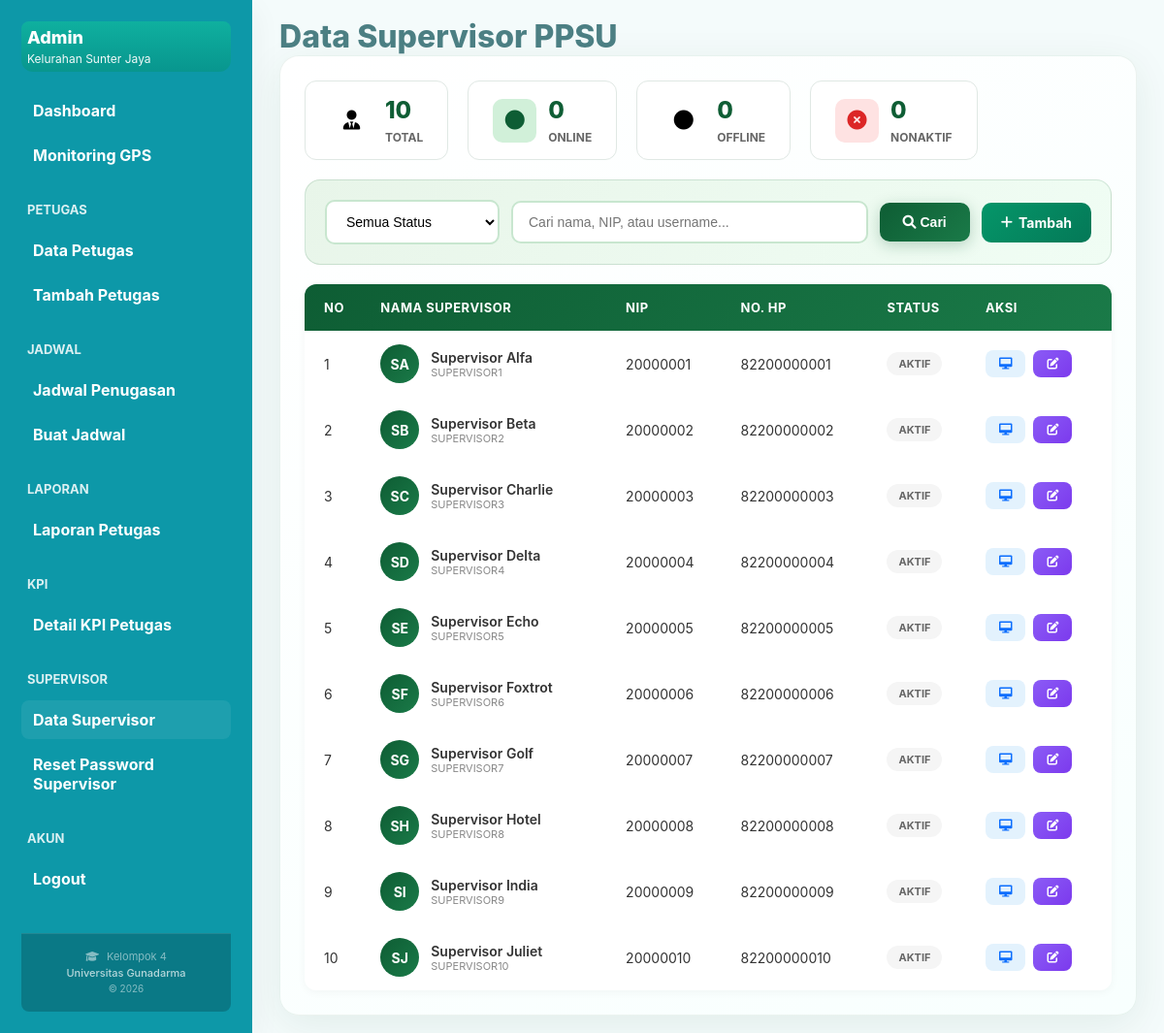
Screenshot of /admin/views/data_supervisor.php (signed in) with the database file from the repository.
### tables this page shows
CREATE TABLE IF NOT EXISTS users (
    id BIGINT PRIMARY KEY AUTO_INCREMENT,
    nip INT(8) UNIQUE,
    name VARCHAR(100) NOT NULL,
    username VARCHAR(50) UNIQUE,
    password_hash VARCHAR(255) NOT NULL,
    role ENUM('admin', 'petugas', 'supervisor') NOT NULL DEFAULT 'petugas',
    status ENUM('aktif', 'nonaktif', 'cuti') NOT NULL DEFAULT 'aktif',
    group_id BIGINT NULL,
    supervisor_id BIGINT NULL,
    phone BIGINT,
    photo_path VARCHAR(255) DEFAULT '/default-avatar.png',
    last_login TIMESTAMP NULL,
    last_activity TIMESTAMP NULL,
    last_status_change TIMESTAMP NULL,
    latitude DECIMAL(10, 8),
    longitude DECIMAL(11, 8),
    last_location_update TIMESTAMP NULL,
    created_at TIMESTAMP DEFAULT CURRENT_TIMESTAMP,
    updated_at TIMESTAMP DEFAULT CURRENT_TIMESTAMP ON UPDATE CURRENT_TIMESTAMP
);

### config/database.php (called while the page is built, shortened)
<?php
class Database {
    private static $instance = null;
    private $connection;
    private function __construct() {
        $this->host = getenv('DB_HOST') ?: '127.0.0.1';
        $this->port = getenv('DB_PORT') ?: '3306';
        $this->dbname = getenv('DB_NAME') ?: 'test';
        $this->username = getenv('DB_USER') ?: 'root';
        $this->password = getenv('DB_PASS') ?: '';
        try {
            $dsn = "mysql:host={$this->host};port={$this->port};dbname={$this->dbname};charset=utf8mb4";
            $this->connection = new PDO($dsn, $this->username, $this->password, [
                PDO::ATTR_ERRMODE => PDO::ERRMODE_EXCEPTION,
                PDO::ATTR_DEFAULT_FETCH_MODE => PDO::FETCH_ASSOC,
                PDO::ATTR_EMULATE_PREPARES => false
            ]);
            $this->connection->exec("SET time_zone = '+07:00'");
        } catch (PDOException $e) {
            error_log("Database Connection Error: " . $e->getMessage());
            die("Database connection failed. Please check your environment configuration.");
        }
    }
    private function loadEnv() {
        $envPath = dirname(__DIR__) . DIRECTORY_SEPARATOR . '.env';
        $lines = file($envPath, FILE_IGNORE_NEW_LINES | FILE_SKIP_EMPTY_LINES);
        foreach ($lines as $line) {
            if (strpos(trim($line), '#') === 0) {
                continue;
            }
            $parts = explode('=', $line, 2);
            if (count($parts) === 2) {
                $key = trim($parts[0]);
            }
        }
    }
    public static function getInstance() {
        if (self::$instance === null) {
            self::$instance = new self();
        }
        return self::$instance;
    }
    public function getConnection() {
        return $this->connection;
    }
}

### admin/controllers/PetugasController.php (called while the page is built, shortened)
<?php
require_once '../../config/database.php';
class PetugasController {
    private $pdo;
    public function __construct() {
        $this->pdo = Database::getInstance()->getConnection();
    }
    public function getPetugasList($filter = [], $page = 1, $limit = 10) {
        try {
            $targetRole = $filter['target_role'] ?? 'petugas';
            if (is_array($targetRole)) {
                $placeholders = [];
                foreach ($targetRole as $k => $r) {
                    $key = ":role_$k";
                    $placeholders[] = $key;
                    $params[$key] = $r;
                }
                $where = ["u.role IN (" . implode(', ', $placeholders) . ")"];
            } else {
                $where = ["u.role = :target_role"];
                $params = [':target_role' => $targetRole];
            }
            $whereClause = $where ? "WHERE " . implode(" AND ", $where) : "";
            $sql = "
                SELECT u.*,
                       COALESCE(z.rw_code, '-') as last_rw,
                       COALESCE(z.name, 'Belum ada zona') as last_zone,
                       CASE WHEN u.last_login > NOW() - INTERVAL 30 MINUTE
                            THEN 'Online'
                            ELSE 'Offline'
                       END as online_status,
                       tz.rw_code as today_rw,
                       tz.name as today_zone,
                       NULL as today_distance_m,
                       NULL as is_outside_zone
                FROM users u
                LEFT JOIN (
                    SELECT s1.user_id, s1.zone_id
                    FROM schedules s1
                    WHERE s1.id = (
                        SELECT s2.id
                        FROM schedules s2
                        WHERE s2.user_id = s1.user_id
                        ORDER BY s2.work_date DESC, s2.id DESC
                        LIMIT 1
                    )
                ) s_latest ON s_latest.user_id = u.id
                LEFT JOIN zones z ON s_latest.zone_id = z.id
                LEFT JOIN (
                    SELECT s3.user_id, z3.rw_code, z3.name
                    FROM schedules s3
                    JOIN zones z3 ON s3.zone_id = z3.id
                    WHERE s3.work_date = CURRENT_DATE
                    AND s3.status = 'active'
                    GROUP BY s3.user_id
                ) tz ON tz.user_id = u.id
                {$whereClause}
                ORDER BY u.status DESC, u.name ASC
                LIMIT :limit OFFSET :offset
            ";
            $stmt = $this->pdo->prepare($sql);
            foreach ($params as $key => $value) {
                $stmt->bindValue($key, $value);
            }
            $offset = ($page - 1) * $limit;
            $stmt->bindValue(':limit', $limit, PDO::PARAM_INT);
            $stmt->bindValue(':offset', $offset, PDO::PARAM_INT);
            $stmt->execute();
            $results = $stmt->fetchAll();
            $countSql = "
                SELECT COUNT(*)
                FROM users u
                {$whereClause}
            ";
            $countStmt = $this->pdo->prepare($countSql);
            foreach ($params as $key => $value) {
                $countStmt->bindValue($key, $value);
            }
            $countStmt->execute();
            $total = $countStmt->fetchColumn();
            return [
                'success' => true,
                'data' => $results,
                'pagination' => [
                    'page' => $page,
                    'limit' => $limit,
                    'total' => $total,
                    'pages' => ceil($total / $limit)
                ]
            ];
        } catch (Exception $e) {
            error_log("Get Petugas List Error: " . $e->getMessage());
            return ['success' => false, 'error' => 'Gagal mengambil data'];
        }
    }
}
?>

### admin/views/data_supervisor.php (the view, shortened to what this page needs)
<?php
require_once '../../config/database.php';
$pdo = Database::getInstance()->getConnection();
require_once '../../admin/controllers/PetugasController.php';
$controller = new PetugasController();
$search = $_GET['search'] ?? '';
$filter = [
    'target_role' => 'supervisor'
];
$page = (int)($_GET['page'] ?? 1);
$limit = (int)($_GET['limit'] ?? 20);
$result = $controller->getPetugasList($filter, $page, $limit);
$users = $result['success'] ? ($result['data'] ?? []) : [];
$pagination = $result['pagination'] ?? [];
try {
    $statsQuery = $pdo->query("SELECT
        COUNT(*) as total,
        SUM(CASE WHEN status = 'online' THEN 1 ELSE 0 END) as online,
        SUM(CASE WHEN status = 'offline' THEN 1 ELSE 0 END) as offline,
        SUM(CASE WHEN status = 'nonaktif' THEN 1 ELSE 0 END) as nonaktif,
        SUM(CASE WHEN status = 'cuti' THEN 1 ELSE 0 END) as cuti
    FROM users WHERE role = 'supervisor'");
    $stats = $statsQuery->fetch(PDO::FETCH_ASSOC);
} catch (Exception $e) {
    $stats = ['total' => 0, 'online' => 0, 'offline' => 0, 'nonaktif' => 0, 'cuti' => 0];
}
function avatarInitials($name) {
    $name = trim((string)$name);
    $parts = explode(' ', $name);
    $initials = '';
    foreach ($parts as $part) {
        if (!empty($part)) {
            $initials .= strtoupper(substr($part, 0, 1));
            if (strlen($initials) >= 2) break;
        }
    }
    return $initials ?: 'S';
}
function safe($v) { return htmlspecialchars($v ?? '', ENT_QUOTES, 'UTF-8'); }
?>
<!DOCTYPE html>
<html lang="id">
<head>
    <link rel="stylesheet" href="../css/dashboard.css">
    <link rel="stylesheet" href="../css/data_petugas.css">
    <link rel="stylesheet" href="https://cdnjs.cloudflare.com/ajax/libs/font-awesome/6.0.0/css/all.min.css">
</head>
<body>
<div class="app">
    <?php require_once '../../admin/components/sidebar.php'; ?>
    <main class="main">
        <header class="header">
            <div class="header-left">
                <h1 class="page-title">Data Supervisor PPSU</h1>
            </div>
        </header>
        <section class="data-box">
            <div class="stats-bar">
                <div class="stat-item">
                    <div class="stat-icon blue"><i class="fas fa-user-tie"></i></div>
                    <div class="stat-info">
                        <div class="stat-value"><?= $stats['total'] ?? 0 ?></div>
                        <div class="stat-label">Total</div>
                    </div>
                </div>
                <div class="stat-item">
                    <div class="stat-icon green"><i class="fas fa-circle"></i></div>
                    <div class="stat-info">
                        <div class="stat-value"><?= $stats['online'] ?? 0 ?></div>
                        <div class="stat-label">Online</div>
                    </div>
                </div>
                <div class="stat-item">
                    <div class="stat-icon gray"><i class="fas fa-circle"></i></div>
                    <div class="stat-info">
                        <div class="stat-value"><?= $stats['offline'] ?? 0 ?></div>
                        <div class="stat-label">Offline</div>
                    </div>
                </div>
                <div class="stat-item">
                    <div class="stat-icon red"><i class="fas fa-times-circle"></i></div>
                    <div class="stat-info">
                        <div class="stat-value"><?= $stats['nonaktif'] ?? 0 ?></div>
                        <div class="stat-label">Nonaktif</div>
                    </div>
                </div>
            </div>
            <form method="GET" class="filter-row">
                <select name="filter">
                    <option value="all">Semua Status</option>
                </select>
                <input type="text" name="search" placeholder="Cari nama, NIP, atau username..." value="<?= safe($search) ?>">
                <button type="submit" class="btn-blue"><i class="fas fa-search"></i> Cari</button>
                <a href="tambah_petugas.php?role=supervisor" class="btn-add"><i class="fas fa-plus"></i> Tambah</a>
            </form>
            <?php if (empty($users)): ?>
                <div class="empty-state">
                    <div class="empty-icon"><i class="fas fa-user-tie"></i></div>
                    <h3>Data Tidak Ditemukan</h3>
                    <p>Tidak ada supervisor yang sesuai dengan filter pencarian.</p>
                </div>
            <?php else: ?>
                <table class="data-table">
                    <thead>
                        <tr>
                            <th>No</th>
                            <th>Nama Supervisor</th>
                            <th>NIP</th>
                            <th>No. HP</th>
                            <th>Status</th>
                            <th>Aksi</th>
                        </tr>
                    </thead>
                    <tbody>
                        <?php
                        $startNum = (($pagination['page'] ?? 1) - 1) * $limit + 1;
                        foreach ($users as $i => $u):
                            $status = $u['status'] ?? 'offline';
                            $badgeClass = match($status) {
                                'online' => 'badge-online',
                                'offline' => 'badge-offline',
                                'cuti' => 'badge-cuti',
                                'nonaktif' => 'badge-nonaktif',
                                default => 'badge-offline'
                            };
                            $statusLabel = ucfirst($status);
                        ?>
                        <tr>
                            <td><?= $startNum + $i ?></td>
                            <td>
                                <div class="user-cell">
                                    <a href="detail_supervisor.php?id=<?= $u['id'] ?>" style="text-decoration:none;">
                                        <div class="avatar"><?= avatarInitials($u['name'] ?? '') ?></div>
                                    </a>
                                    <div class="user-info">
                                        <a href="detail_supervisor.php?id=<?= $u['id'] ?>" class="user-name" style="text-decoration:none; color:inherit;"><?= safe($u['name'] ?? '') ?></a>
                                        <div class="user-role"><?= safe($u['username'] ?? '') ?></div>
                                    </div>
                                </div>
                            </td>
                            <td><?= safe($u['nip'] ?? '-') ?></td>
                            <td><?= safe($u['phone'] ?? '-') ?></td>
                            <td><span class="badge <?= $badgeClass ?>"><?= $statusLabel ?></span></td>
                            <td>
                                <div class="action-btns">
                                    <a href="detail_supervisor.php?id=<?= $u['id'] ?>" class="btn-action btn-monitor" title="Detail">
                                        <i class="fas fa-desktop"></i>
                                    </a>
                                    <a href="edit_petugas.php?id=<?= $u['id'] ?>" class="btn-action btn-edit" title="Edit">
                                        <i class="fas fa-edit"></i>
                                    </a>
                                </div>
                            </td>
                        </tr>
                        <?php endforeach; ?>
                    </tbody>
                </table>
            <?php endif; ?>
        </section>
    </main>
</div>
</body>
</html>

### admin/css/dashboard.css (style rules this page uses)
:root { --bg: #f4fbfb; --teal: #0d98a8; --teal-dark: #0a7b86; --card: #e9fffd; --accent: #10a0b0; --muted: #2f6a6f; --shadow: 0 10px 30px rgba(8,49,51,0.06); --radius: 12px; --gap: 18px; --text: #043333; }
* { box-sizing:border-box }
html,body { height:100%;margin:0;background:var(--bg);font-family:Inter, "Segoe UI", Roboto, Arial; }
.app { display:flex;min-height:100vh }
.main { flex:1;padding:18px 28px;overflow:auto }
.header { display:flex;justify-content:space-between;align-items:center }
.page-title { margin:0;color:var(--muted);font-weight:800;opacity:0.85 }
.stat-label { font-weight:700;color:#2b6f6e;margin-top:6px }

### rows the page displays
users: i "1", name "SA", name "Supervisor Alfa", username "SUPERVISOR1", nip "20000001", phone "82200000001", status "AKTIF"
users: i "2", name "SB", name "Supervisor Beta", username "SUPERVISOR2", nip "20000002", phone "82200000002", status "AKTIF"
users: i "3", name "SC", name "Supervisor Charlie", username "SUPERVISOR3", nip "20000003", phone "82200000003", status "AKTIF"
users: i "4", name "SD", name "Supervisor Delta", username "SUPERVISOR4", nip "20000004", phone "82200000004", status "AKTIF"
users: i "5", name "SE", name "Supervisor Echo", username "SUPERVISOR5", nip "20000005", phone "82200000005", status "AKTIF"
users: i "6", name "SF", name "Supervisor Foxtrot", username "SUPERVISOR6", nip "20000006", phone "82200000006", status "AKTIF"
users: i "7", name "SG", name "Supervisor Golf", username "SUPERVISOR7", nip "20000007", phone "82200000007", status "AKTIF"
users: i "8", name "SH", name "Supervisor Hotel", username "SUPERVISOR8", nip "20000008", phone "82200000008", status "AKTIF"
users: i "9", name "SI", name "Supervisor India", username "SUPERVISOR9", nip "20000009", phone "82200000009", status "AKTIF"
users: i "10", name "SJ", name "Supervisor Juliet", username "SUPERVISOR10", nip "20000010", phone "82200000010", status "AKTIF"

### other values shown
$stats['total'] "10"
$stats['online'] "0"
$stats['offline'] "0"
$stats['nonaktif'] "0"
